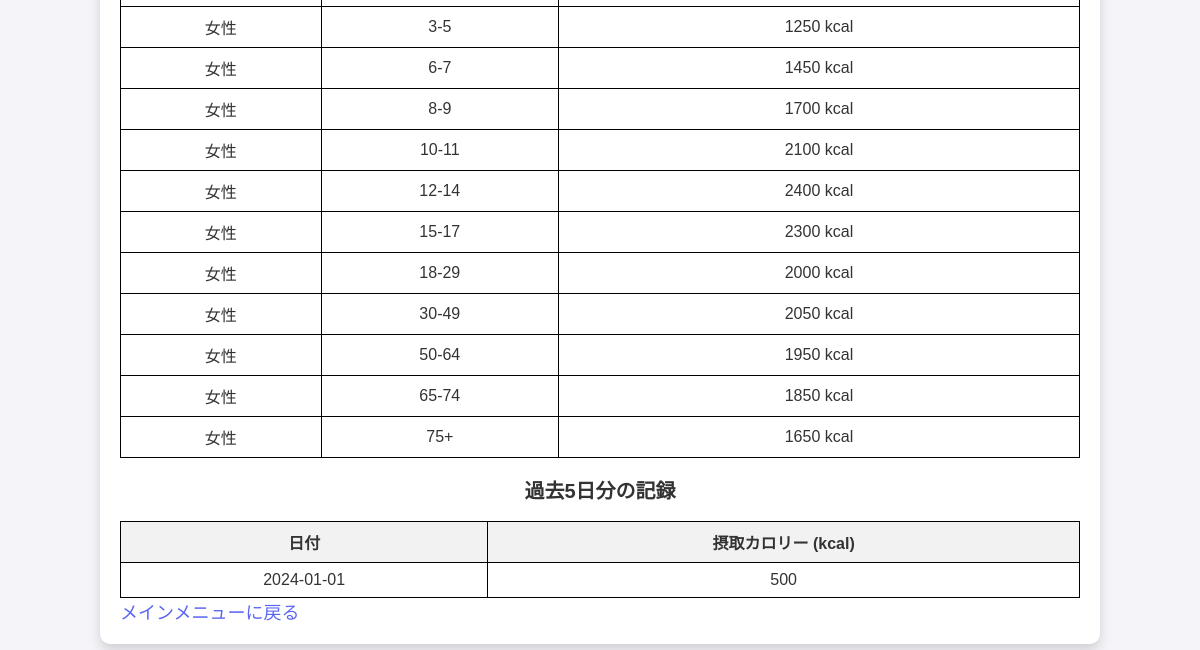
Page /accounts/food_record/ (signed in, lower part) on the earlier database version.
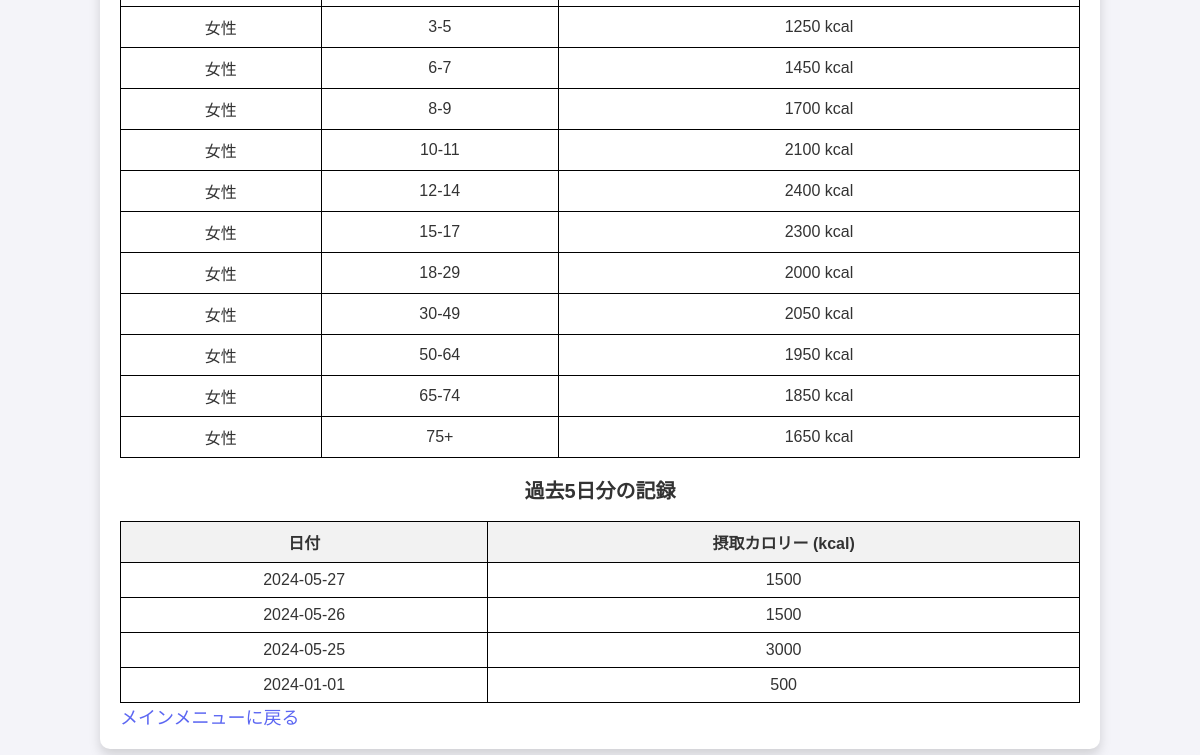
Same page on the later database version.
### myapp/models.py (models this page shows)
class FoodRecord(models.Model):
    user = models.ForeignKey(CustomUser, on_delete=models.CASCADE, verbose_name=_('ユーザー'))
    date = models.DateField(_('日付'))
    calories = models.IntegerField(_('カロリー'))
    description = models.TextField(_('説明'), blank=True, null=True)

### myapp/views.py (the view)
# urls.py: path('food_record/', views.food_record, name='food_record'),
@login_required
def food_record(request):
    user_profile = UserProfile.objects.get(user=request.user)
    birthdate = user_profile.user.birth_date
    gender = 'M' if user_profile.user.gender == '男' else 'F'
    today = date.today()
    age = today.year - birthdate.year - ((today.month, today.day) < (birthdate.month, birthdate.day))
    recommended_calories = get_recommended_calories(age, gender)
    recommended_calories_plus_500 = recommended_calories + 500
    recommended_calories_minus_500 = recommended_calories - 500
    calories_by_age_gender = get_calories_by_age_gender()
    form = FoodRecordForm(request.POST or None)
    if request.method == 'POST' and form.is_valid():
        record = form.save(commit=False)
        record.user = request.user
        record.date = form.cleaned_data['date']
        record.save()
        return redirect('myapp:food_record')
    food_records = FoodRecord.objects.filter(user=request.user).order_by('-date')
    yesterday_calories = food_records.first().calories if food_records.exists() else 0
    goal_calories = user_profile.target_calories
    achievement_percent = (yesterday_calories / goal_calories * 100) if goal_calories else 0
    past_five_days_records = FoodRecord.objects.filter(user=request.user).order_by('-date')[:5]
    context = {
        'form': form,
        'recommended_calories': recommended_calories,
        'recommended_calories_plus_500': recommended_calories_plus_500,
        'recommended_calories_minus_500': recommended_calories_minus_500,
        'calories_by_age_gender': calories_by_age_gender,
        'food_records': food_records,
        'birthdate': birthdate,
        'gender': gender,
        'age': age,
        'today': today,
        'yesterday_calories': yesterday_calories,
        'goal_calories': goal_calories,
        'achievement_percent': achievement_percent,
        'past_five_days_records': past_five_days_records,
    }
    return render(request, 'food_record.html', context)

### myapp/authentication.py (called while the page is built)
    def get_user(self, user_id):
        UserModel = get_user_model()
        try:
            return UserModel.objects.get(pk=user_id)
        except UserModel.DoesNotExist:
            return None

### myapp/views.py (called while the page is built)
def get_recommended_calories(age, gender):
    calories_by_age_gender = {
        'M': {'1-2': 950, '3-5': 1300, '6-7': 1550, '8-9': 1850, '10-11': 2250, '12-14': 2600, '15-17': 2800, '18-29': 2650, '30-49': 2700, '50-64': 2600, '65-74': 2400, '75+': 2100},
        'F':{'1-2': 900, '3-5': 1250, '6-7': 1450, '8-9': 1700, '10-11': 2100, '12-14': 2400, '15-17': 2300, '18-29': 2000, '30-49': 2050, '50-64': 1950, '65-74': 1850, '75+': 1650}
    }
    for age_range, calories in calories_by_age_gender[gender].items():
        if '+' in age_range:
            min_age = int(age_range.split('+')[0])
            if age >= min_age:
                return calories
        else:
            min_age, max_age = map(int, age_range.split('-'))
            if min_age <= age <= max_age:
                return calories
    return 0

### myapp/templates/food_record.html (shortened to what this page needs)
<!DOCTYPE html>
<html lang="ja">
<head>
    {% load static %}
    <link rel="stylesheet" href="{% static 'css/styles.css' %}">
</head>
<body class="body-background food-record">
    <div class="container">
        <table id="calorie-table">
            <tbody>
                {% for gender, age_groups in calories_by_age_gender.items %}
                {% for age_range, calories in age_groups.items %}
                <tr>
                    <td>{{ gender }}</td>
                    <td>{{ age_range }}</td>
                    <td>{{ calories }} kcal</td>
                </tr>
                {% endfor %}
                {% endfor %}
            </tbody>
        </table>
        <h2>過去5日分の記録</h2>
        <table>
            <thead>
                <tr>
                    <th>日付</th>
                    <th>摂取カロリー (kcal)</th>
                </tr>
            </thead>
            <tbody>
                {% for record in past_five_days_records %}
                <tr>
                    <td>{{ record.date|date:"Y-m-d" }}</td>
                    <td>{{ record.calories }}</td>
                </tr>
                {% empty %}
                <tr>
                    <td colspan="2">記録がありません。</td>
                </tr>
                {% endfor %}
            </tbody>
        </table>
        <div class="text-center">
            <a href="{% url 'myapp:main_menu' %}" class="back-link">メインメニューに戻る</a>
        </div>
    </div>
</body>
</html>

Differences in the rows shown:
added FoodRecord: date "2024-05-27", calories "1500"
added FoodRecord: date "2024-05-26", calories "1500"
added FoodRecord: date "2024-05-25", calories "3000"
